Frame 1 (no input): blank canvas, image omitted
Frame 60 (the mouse pressed at the canvas centre just before this capture): blank canvas, image omitted
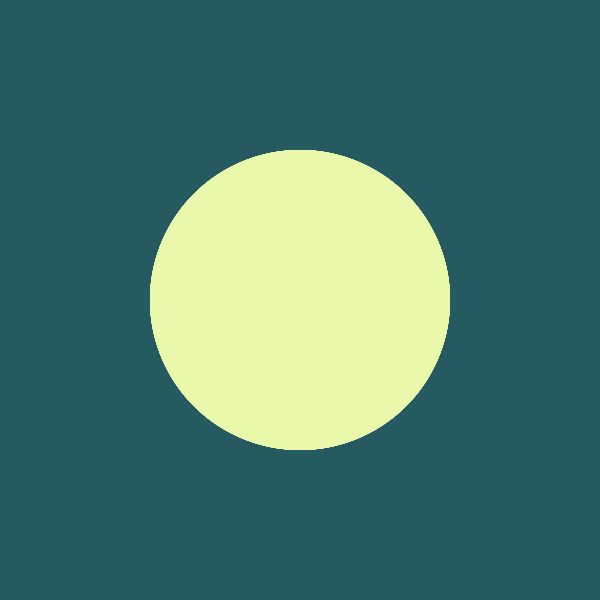
Frame 120 (the mouse held since frame 60 and released just before this capture)

The Processing sketch whose frames 1 and 60 were blank and that drew this single picture after the mouse press (run headless with seeded random() and noise(); from frame 60 on, the mouse is pressed at the canvas centre):

// Processing sketch: processing_145033
// ── processing_145033.pde

// David Mrugala

void setup() {
  size(600, 600);
  colorMode(RGB);
}

void draw() {
  background(37,90,96);

  noStroke();

  translate(width/2, height/2);
  for (int i=0; i<360; i+=10) {
    pushMatrix();
    rotate(radians(i));
    fill(234,248,171,150);
    arc(0, 0, mouseX, mouseY, 0, PI);
    popMatrix();
  }
}
